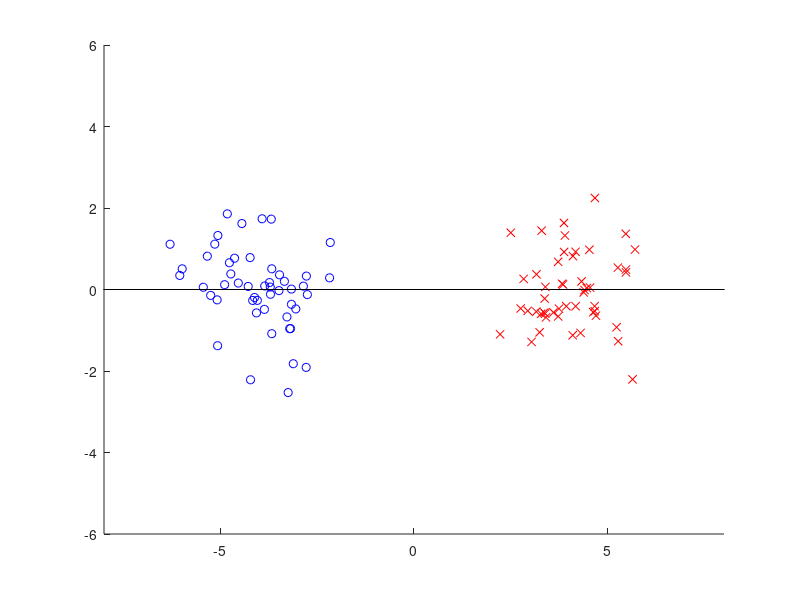

The MATLAB source for this figure:
%局部Fisher判别分析

clc,clear,close all
n=100;
x=randn(n,2);
x(1:n/2,1)=x(1:n/2,1)-4;
x(n/2+1:end,1)=x(n/2+1:end,1)+4;
%x(1:n/4,1)=x(1:n/4,1)-4;x(n/4+1:end,1)=x(n/4+1:end,1)+4;

x=x-repmat(mean(x),[n,1]);
y=[ones(n/2,1);2*ones(n/2,1)];% 创建一个分类向量，前一半为1，后一半为2

Sw=zeros(2,2);Sb=zeros(2,2);
for j=1:2
    p=x(y==j,:);
    p1=sum(p);
    p2=sum(p.^2,2);
    nj=sum(y==j);
    W=exp(-(repmat(p2,1,nj)+repmat(p2',nj,1)-2*p*p'));
    G=p'*(repmat(sum(W,2),[1 2]).*p)-p'*W*p;%G 是类间散布矩阵 Sb 的中间变量。它的计算基于 W 和数据点 p。第一项计算总，与p'*W*p相减获得离散差值
    Sb=Sb+G/n;
    %Sb=Sb+G/n+p'*p*(1-nj/n)+p1'*p1/n;%p'*p*(1-nj/n) 考虑了类别 j 的样本点与其他类别样本点之间的分散度，而 p1'*p1/n 考虑了类别 j 的样本点的总体分布情况。两者结合起来，有助于在降维后的空间中更好地区分不同的类别
    Sw=Sw+G/nj;
end
[t,v]=eigs((Sb+Sb')/2,(Sw+Sw')/2,1);
figure(1);clf;hold on;axis([-8 8 -6 6]);
plot(x(y==1,1),x(y==1,2),'bo');
plot(x(y==2,1),x(y==2,2),'rx');
plot(100*[-t(1) t(1)],100*[-t(2) t(2)],'k-');% 绘制特征向量表示的直线
